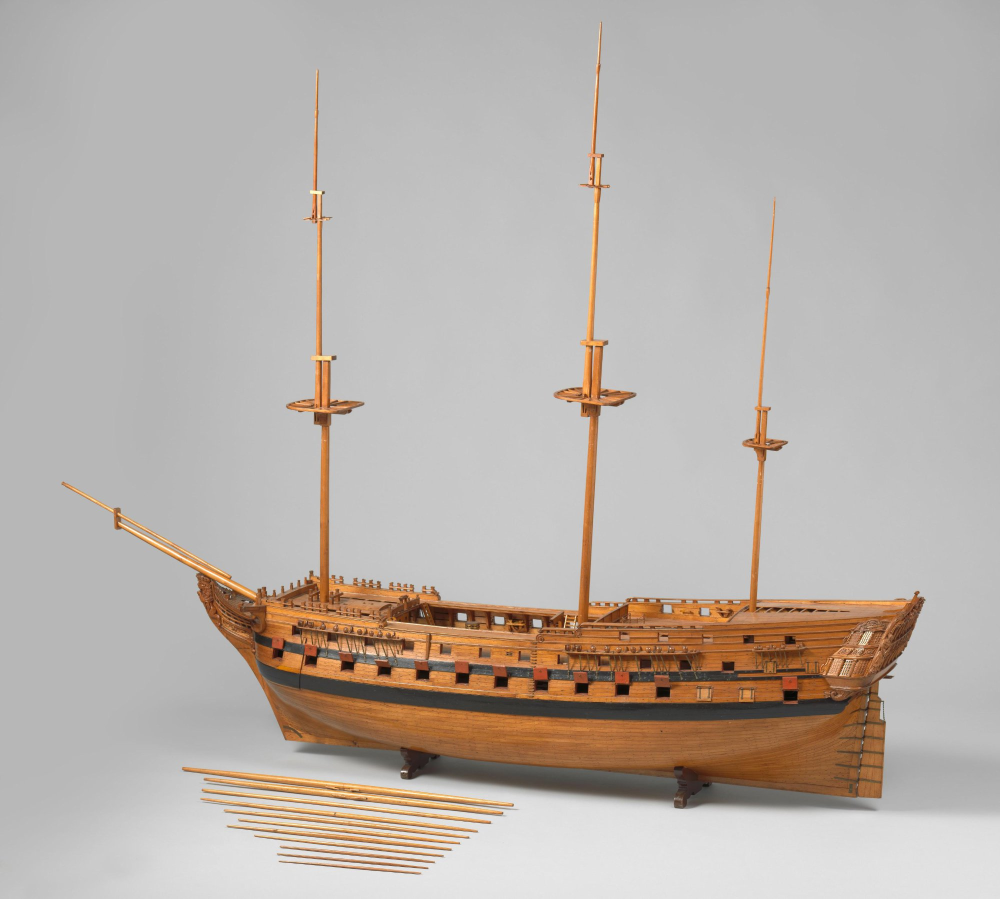
#> input picture reference/vrijheid-NG-MC-500.jpg, 2000 x 1797 px (shown at 1/2 size)
$ python compare.py
#> lines starting #> are read from the running program, lines starting #| are printed output that depends on the picture; pictures that were not available may be replaced by others from this repository, and a replacement may not be noted
"""Lay the verification render beside the reference photograph.

The point of this is not to produce a pretty picture. It is to make the two images the
same height, put them next to each other, and draw the same horizontal guides across
both, so that the eye can compare the things that actually matter — where the waterline
sits, how high the mastheads are, how far the sheer dips, how the paint bands divide the
hull — instead of forming a general impression.
"""
import sys, os
from PIL import Image, ImageDraw

ROOT = os.path.dirname(os.path.dirname(os.path.abspath(__file__)))

# The Rijksmuseum's photograph of its model of the Dutch 74 Vrijheid (NG-MC-500), which is
# in the public domain. See reference/README.md.
PHOTO = os.path.join(ROOT, 'reference', 'vrijheid-NG-MC-500.jpg')
if not os.path.exists(PHOTO):
    print('No reference photograph at reference/vrijheid-NG-MC-500.jpg — see reference/README.md.', file=sys.stderr)
    raise SystemExit(0)
RENDER = os.path.join(ROOT, 'renders', sys.argv[1] if len(sys.argv) > 1 else 'reference.png')
OUT = os.path.join(ROOT, 'renders', 'comparison.png')

photo = Image.open(PHOTO).convert('RGB')
#> photo is the input picture: PIL image 2000x1797 RGB; mean R, G, B 184.6, 176.6, 170.3
render = Image.open(RENDER).convert('RGB')
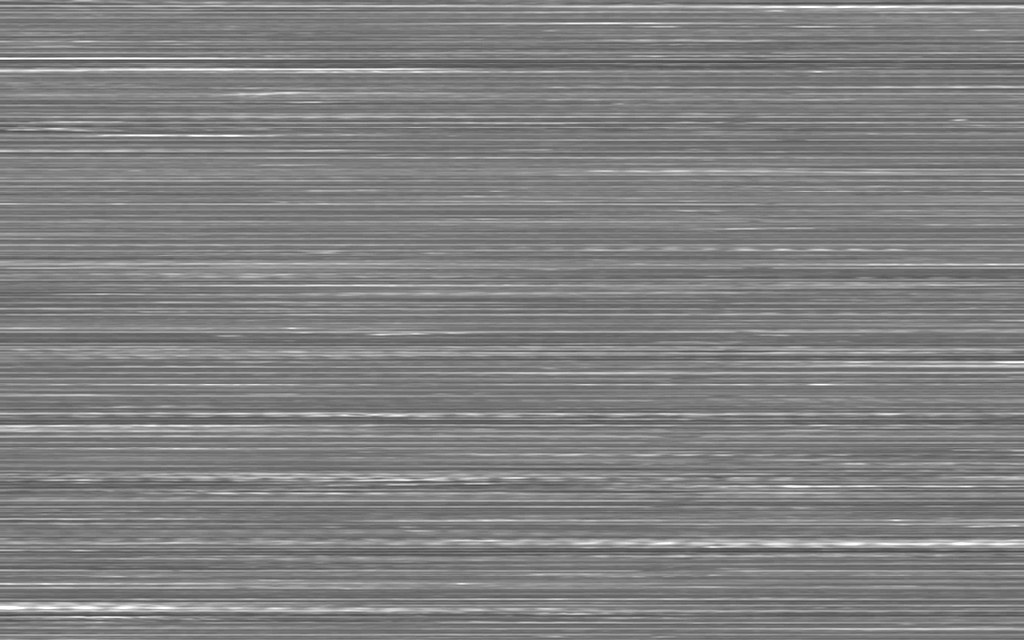
#> input picture src/assets/hull/planks-colour.jpg, 1024 x 640 px, given in place of reference.png, which was not available
#> render is the input picture: PIL image 1024x640 RGB; min 69, max 255, mean 128

H = 900
def fit(im):
    w = int(im.width * H / im.height)
#> w = 1001
    return im.resize((w, H), Image.LANCZOS)
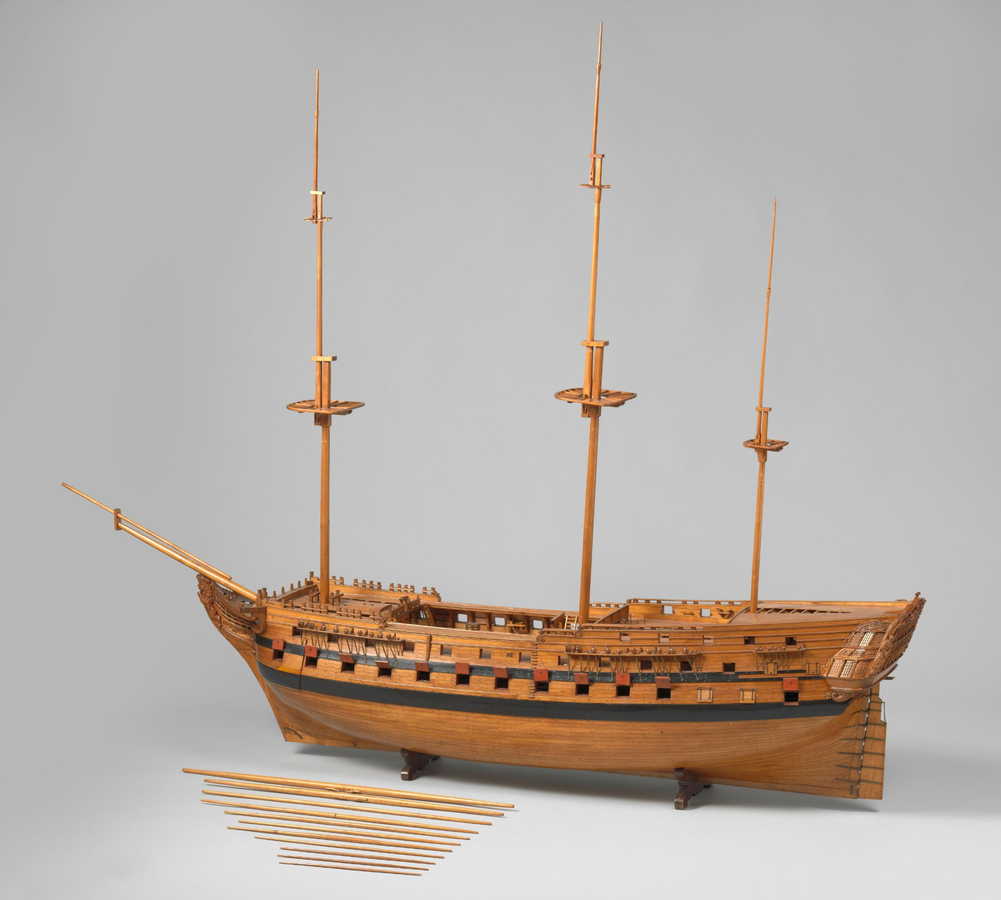
#> returned value: PIL image 1001x900 RGB; mean R, G, B 184.6, 176.6, 170.3

photo, render = fit(photo), fit(render)
pad = 16
canvas = Image.new('RGB', (photo.width + render.width + pad * 3, H + pad * 2 + 34), (24, 26, 30))
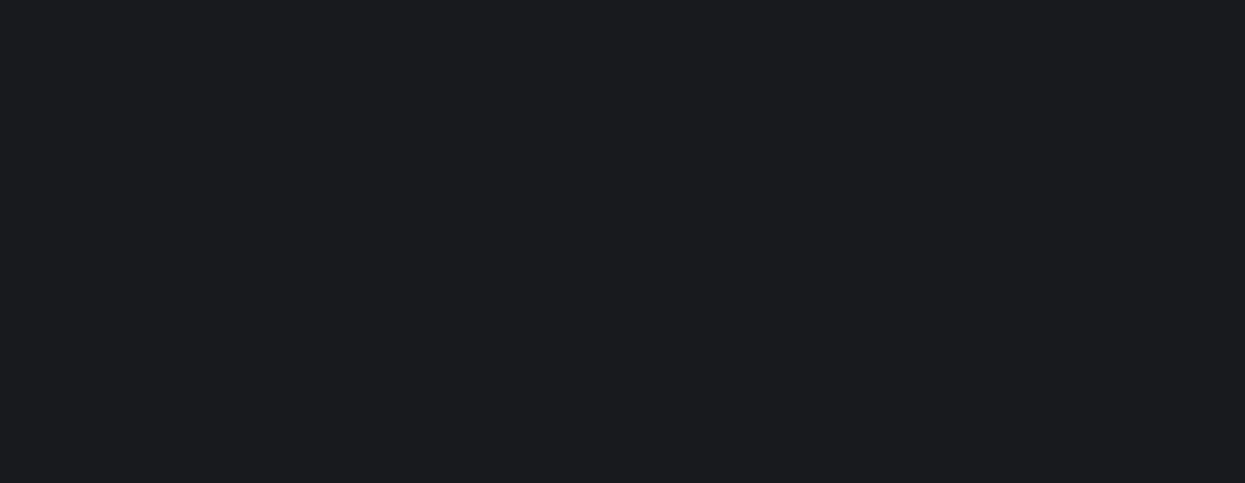
#> canvas: PIL image 2489x966 RGB (shown at 1/2 size); mean R, G, B 24, 26, 30
canvas.paste(photo, (pad, pad + 34))
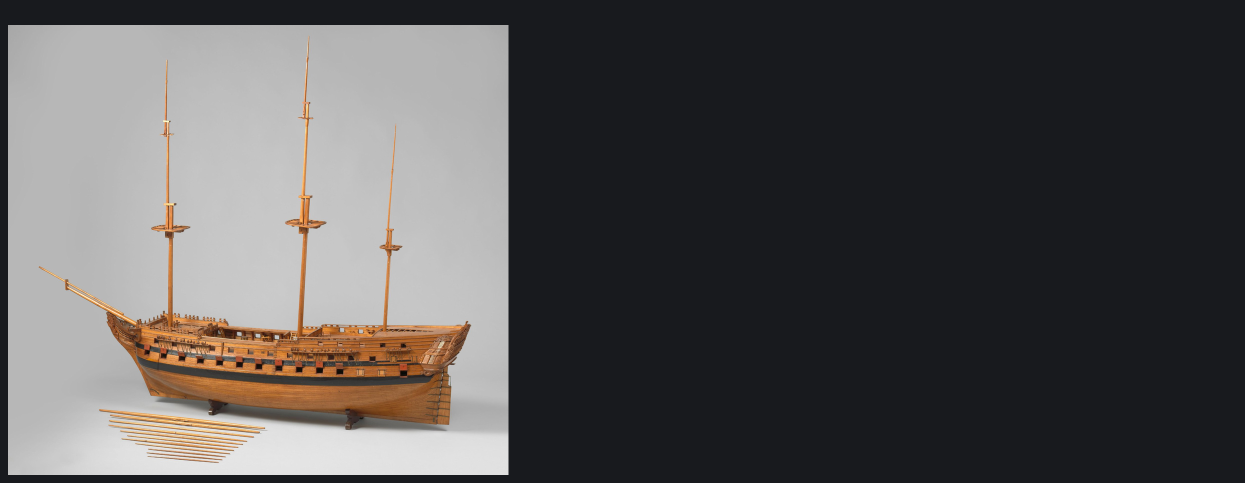
#> canvas: PIL image 2489x966 RGB (shown at 1/2 size); mean R, G, B 84.2, 82.4, 82.6
canvas.paste(render, (pad * 2 + photo.width, pad + 34))
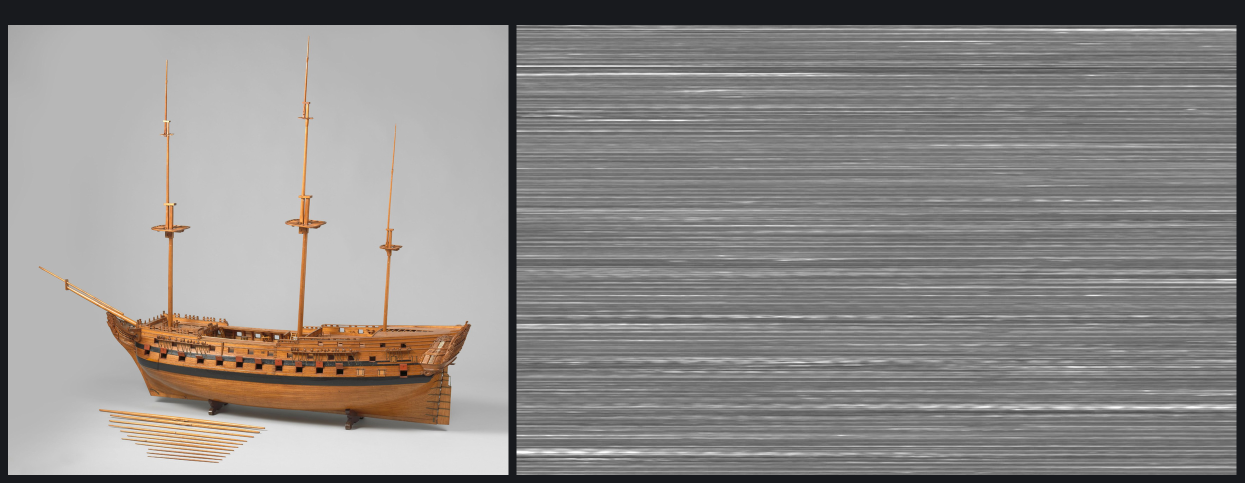
#> canvas: PIL image 2489x966 RGB (shown at 1/2 size); mean R, G, B 140.2, 137.4, 135.4

d = ImageDraw.Draw(canvas)
d.text((pad + 4, 10), 'REFERENCE: Rijksmuseum NG-MC-500, model of the Dutch 74 Vrijheid, c.1782', fill=(200, 205, 212))
d.text((pad * 2 + photo.width + 4, 10), 'MODEL: Standvastigheid, hero LOD, furled, the same station', fill=(200, 205, 212))

# Horizontal guides at the fractions of frame height where the eye wants to compare:
# the trucks, the tops, the rail and the waterline.
for frac, label in [(0.10, 'trucks'), (0.42, 'tops'), (0.78, 'rail'), (0.90, 'waterline')]:
    y = pad + 34 + int(frac * H)
    d.line([(pad, y), (canvas.width - pad, y)], fill=(90, 110, 130), width=1)
    d.text((canvas.width - pad - 58, y - 12), label, fill=(120, 145, 170))

canvas.save(OUT)
print(f'wrote {os.path.relpath(OUT, ROOT)}  ({canvas.width} x {canvas.height})')
#| wrote renders/comparison.png  (2489 x 966)
